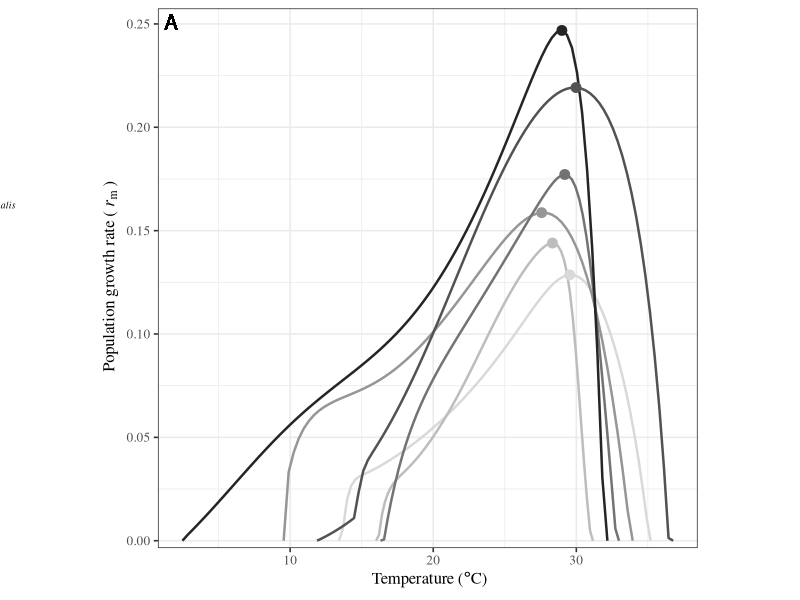
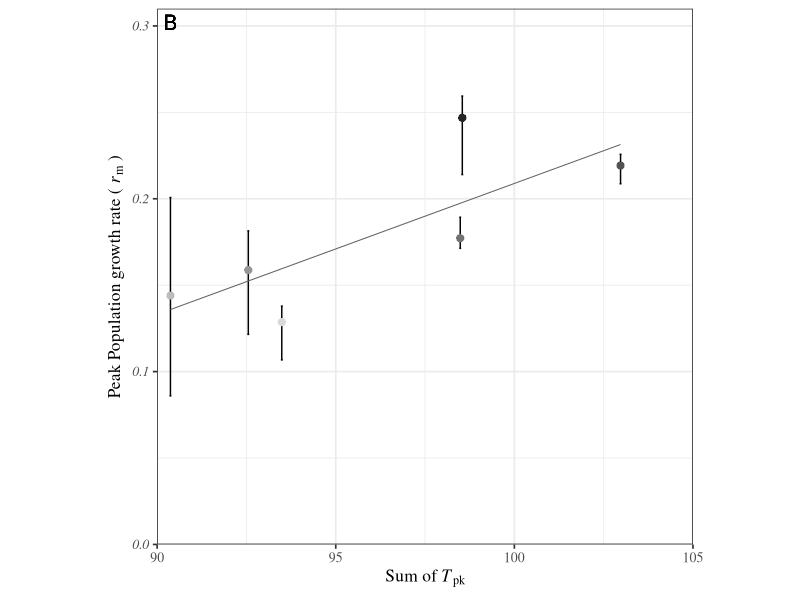
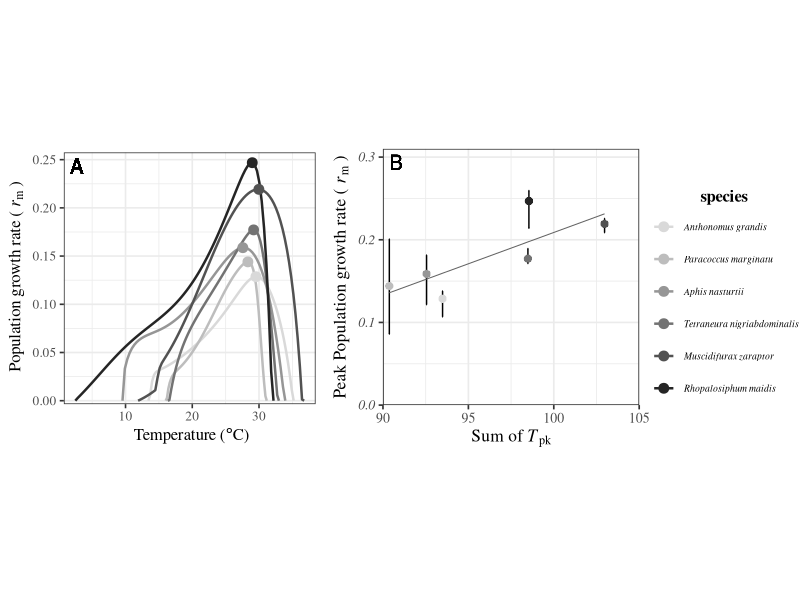

Reproduce these figures in R, in order. (Note: this script raises an error after producing the figures.)
## Figure 6 a b: R max with mistmatch
rm(list=ls())

library(ggplot2)
library(ggpubr)
library(tidyverse)

##reading data
rmpredictions <- read.csv("rmprediction.csv")

rmPeak <- rmpredictions %>% group_by(species) %>%
          summarise(which(rmpredictions$estimate == max(estimate)))

rmPeakdata <- rmpredictions[rmPeak$`which(rmpredictions$estimate == max(estimate))`, ]
rmPeakdata <- rmPeakdata %>% rename(rmax = estimate)


Species <- rmPeakdata$species

alpha  <- as_tibble(read.csv('alpha_Tpks.csv', header = TRUE)) %>%
  filter(param=="topt") %>%
  filter(species %in% Species)%>%
  select(species,estimate, conf_lower, conf_upper,trait)

bpk  <- as_tibble(read.csv('bpk_Tpks.csv', header = TRUE)) %>%
  filter(param=="topt") %>%
  filter(species %in% Species)%>%
  select(species,estimate, conf_lower, conf_upper,trait)

z  <- as_tibble(read.csv('z_Tpks.csv', header = TRUE)) %>%
  filter(param=="topt") %>%
  filter(species %in% Species)%>%
  select(species,estimate, conf_lower, conf_upper,trait)

zj  <- as_tibble(read.csv('zj_Tpks.csv', header = TRUE)) %>%
  filter(param=="topt") %>%
  filter(species %in% Species)%>%
  select(species,estimate, conf_lower, conf_upper,trait)

AllOpt<- rbind(alpha,bpk,z,zj)

#Calculate variance and Sum

OptVar <- AllOpt %>% group_by(species) %>%
  summarise(variance = var(estimate))
OptSum <- AllOpt %>% group_by(species) %>%
  summarise(sum = sum(estimate))




##changing order of df for plotting
colors <- c("#d9d9d9","#bdbdbd","#969696","#737373","#525252","#252525")
OrderCol <- colors[order(rmPeakdata$rmax)]
SPorder <- rmPeakdata$species[order(rmPeakdata$rmax)]

##Fig 5a: Rm Curves##
fig6a <-  ggplot(rmpredictions, aes(temp,estimate,colour=factor(species, levels=SPorder)))+
  scale_x_continuous(expression(plain(paste(" Temperature (",degree,"C)"))))+
  scale_y_continuous(expression(plain(paste(" Population growth rate ("~italic(r)[m]~")"))),
                     limits=c(-0.001,0.255),
                     expand = c(0.01, 0),
                     breaks=seq(0,0.25, by=0.05))+
  theme_bw(base_size = 12)+
  geom_line(size=0.85)+
  # geom_hline(aes(yintercept = 0), linetype = 2, show.legend = FALSE)+
  scale_colour_manual(values = colors,
                      name=expression(bold("species")),
                      labels =SPorder,
                      guide = guide_legend(nrow = 6,ncol =1 ,
                                           direction = "horizontal",
                                           title.position = "top",
                                           title.hjust=0.5))+
  theme(text=element_text(family="Times"))+
  theme(legend.text=element_text(family="Times",face = 'italic', size = 7), 
        legend.position = c(-0.4,0.68))+
  geom_text(aes(x = -Inf, y = Inf,hjust = -0.5,vjust=1.4,
                label = "A"),size = 5, colour = "black")+
  theme(legend.title = element_blank())+
  theme(legend.margin=margin(t = -0.2, b = 0.1,r=0.1,l = 0.1, unit='cm'),
        aspect.ratio = 1)+
  geom_point(data= rmPeakdata, aes(x=temp, y=rmax), size=3)

fig6a

#####Sum of Topts #### 
SumPlot <- left_join(rmPeakdata, OptSum)
SumLM <- lm(SumPlot$rmax~ SumPlot$sum)

SumLMData <- predict(SumLM, interval = "confidence")
SumPlot <- cbind(SumPlot,SumLMData)


Sum_rmax<- ggplot(SumPlot, aes(x=sum, y=rmax, col=factor(species, levels=SPorder))) +
  geom_errorbar(aes(ymin = rmax_lwr, ymax = rmax_upr),col="#000000") +
  geom_point(size = 2.5, stroke=0.2)+
  theme_bw(base_size = 12.5) +
  # theme(axis.title.y = element_blank())+
  scale_x_continuous(expression(plain(paste("Sum of ", italic(T)[pk]))),
                     limits =c(90,105),
                     expand = c(0, 0),
                     breaks=seq(20,120, by=5))+
  scale_y_continuous(expression(plain(paste("Peak Population growth rate ("~italic(r)[m]~")"))),
                     limits =c(0,0.31),
                     expand = c(0, 0),
                     breaks=seq(0,1, by=0.1))+
  scale_colour_manual(values = colors,
                      name=expression(bold("species")),
                      labels =SPorder)+
  theme(legend.position = 'none',legend.text = element_text(size = 10),
        axis.text.y = element_text(face = 'italic'),aspect.ratio = 1)+
  theme(text=element_text(family="Times"))+
  geom_text(aes(x = -Inf, y = Inf,hjust = -0.5,vjust=1.4,
                label = "B"),size = 5, colour = "black")+
  geom_line(aes(sum,fit),SumPlot,size=0.35,col="#636363")
Sum_rmax

##save

fig6 <- ggarrange(fig6a,Sum_rmax,nrow=1,ncol=2,
                  common.legend = T, legend="right")
fig6
ggsave("../results/Fig6.pdf",fig6, width = 20, height =10, 
       units = "cm",device = cairo_pdf)


######Plots with fitness#######

## 1. Fitness with alpha
AlpPlot <- left_join(rmPeakdata, alpha, by="species")
AlpLM <- lm(AlpPlot$rmax~AlpPlot$estimate)

AlpLMData <- predict(AlpLM, interval = "confidence")
AlpPlot <- cbind(AlpPlot,AlpLMData)

AlpPlot$species <- as.character(AlpPlot$species)
AlpPlot$species <- factor(AlpPlot$species, levels=SPorder)

Alp_rmax <- ggplot(AlpPlot, aes(x=estimate, y=rmax, col=factor(species, levels=SPorder))) +
  geom_errorbar(aes(ymin = rmax_lwr, ymax = rmax_upr),col="#000000") +
  geom_point(size = 2.5,stroke=0.2)+
  theme_bw(base_size = 12.5) +
  # theme(axis.title.y = element_blank())+
  scale_x_continuous(expression(plain(paste("Peak Juvenile Development Rate (", italic(T)[pk]^alpha,")"))),
                     limits =c(26,35),
                     expand = c(0, 0),
                     breaks=seq(26,35, by=1))+
  scale_y_continuous(expression(plain(paste("Peak Population growth rate ("~italic(r)[m]~")"))),
                     limits =c(0,0.35),
                     expand = c(0, 0),
                     breaks=seq(0,1, by=0.1))+
  scale_colour_manual(values = colors,
                      name=expression(bold("species")),
                      labels =SPorder)+
  theme(legend.position = 'none',legend.text = element_text(size = 10),
        axis.text.y = element_text(face = 'italic'),aspect.ratio = 1)+
  theme(text=element_text(family="Times"))+
  geom_text(aes(x = -Inf, y = Inf,hjust = -0.5,vjust=1.4,
                label = "A"),size = 5, colour = "black")+
  theme(legend.title = element_blank())+
  geom_line(aes(estimate,fit),AlpPlot,size=0.35,col="#636363")+
  theme(axis.title.x = element_text(size=10))

Alp_rmax

###### 2. Variance Plot #######
VarPlot <- left_join(rmPeakdata, OptVar, by="species")
VarLM <- lm(VarPlot$rmax~VarPlot$variance)

VarLMData <- predict(VarLM, interval = "confidence")
VarPlot <- cbind(VarPlot,VarLMData)

Var_rmax<- ggplot(VarPlot, aes(x=variance, y=rmax, col=factor(species, levels=SPorder))) +
  geom_errorbar(aes(ymin = rmax_lwr, ymax = rmax_upr),col="#000000") +
  geom_point(size = 2.5, stroke=0.2)+
  theme_bw(base_size = 12.5) +
  # theme(axis.title.y = element_blank())+
  scale_x_continuous(expression(plain(paste("Variance of ", italic(T)[pk]))),
                     limits =c(20,90),
                     expand = c(0, 0),
                     breaks=seq(20,90, by=10))+
  scale_y_continuous(expression(plain(paste("Peak Population growth rate ("~italic(r)[m]~")"))),
                     limits =c(0,0.31),
                     expand = c(0, 0),
                     breaks=seq(0,1, by=0.1))+
  scale_colour_manual(values = colors,
                      name=expression(bold("species")),
                      labels =SPorder)+
  theme(legend.position = 'none',legend.text = element_text(size = 10),
        axis.text.y = element_text(face = 'italic'),aspect.ratio = 1)+
  theme(text=element_text(family="Times"))+
  geom_text(aes(x = -Inf, y = Inf,hjust = -0.5,vjust=1.4,
                label = "B"),size = 5, colour = "black")+
  theme(legend.title = element_blank())+
  geom_line(aes(variance,fit),VarPlot,size=0.35,col="#636363")
Var_rmax

si1 <- ggarrange(Alp_rmax,Var_rmax,nrow=1,ncol=2,
                  common.legend = T, legend="right")

ggsave("../results/SI1.pdf",si1, width = 20, height =10, 
       units = "cm",device = cairo_pdf)
